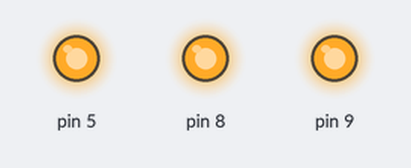
A program run on a simulated Arduino Uno, built with avr-gcc and run on an emulated ATmega328P. Shown: output pins drawn as LEDs (lit = HIGH).

Above: at 0.1 s.
Timing chart, 0 to 1.6 s (numbered marks = the images above):
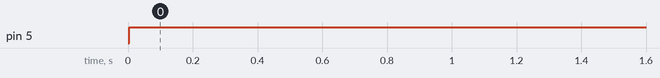

The program:

main.cpp
```cpp
#include <Arduino.h>
#include <avr_core.h>     // Includes all the definition of register port etc
#include <util/delay.h>    //includes delay functions delay_ms and delay_us
#include "mbed_shield.h"
#include "motor_control.h"
//#include <TimerOne.h>
//#include <avr/interrupt.h>


volatile int sec0, sec1, sec2 = 0;

//uncomment this line if using a Common Anode LED
//#define COMMON_ANODE

/*
ISR (TIMER0_COMPA_vect)  // timer0 output compare interrupt
{
  sec0++;
  TIFR0 |= (1<<OCF0A);  // clear interrupt flag

  if (sec0%1000 == 0)
  {
    sec0 = 0;
    GPIOToggle(RGB_BLUE);
    //Serial.println(TCNT0);
  }
}

ISR (TIMER1_COMPA_vect)
{
  GPIOToggle(RGB_BLUE);
  TIFR1 |= (1 << OCF1A);    // clear interrupt flag
}


ISR (TIMER1_CAPT_vect)
{
  GPIOToggle(RGB_BLUE);
  TIFR1 |= (1 << ICF1);    // clear interrupt flag
}

// TIMER1 overflow interrupt service routine
// called whenever TCNT1 overflows

ISR(TIMER1_OVF_vect)
{
    GPIOToggle(RGB_BLUE);
}
*/
/*
ISR (TIMER2_COMPA_vect)
{
  sec2++;
  if (sec2%1000 == 0)
  {
    sec2 = 0;
    GPIOToggle(RGB_RED);
  }

}
*/


void setup()
{
  Avr_SetPinGPIO(RGB_RED, ioPortOutput);
  Avr_SetPinGPIO(RGB_GREEN, ioPortOutput);
  Avr_SetPinGPIO(RGB_BLUE, ioPortOutput);

  // Joystick Initialization
  Avr_SetPinGPIO(JOY_UP, ioPortInputTS);
  Avr_SetPinGPIO(JOY_DOWN, ioPortInputTS);
  Avr_SetPinGPIO(JOY_LEFT, ioPortInputTS);
  Avr_SetPinGPIO(JOY_RIGHT, ioPortInputTS);
  Avr_SetPinGPIO(JOY_PUSH, ioPortInputTS);


  GPIOWrite(RGB_RED, 1);
  GPIOWrite(RGB_GREEN, 1);
  GPIOWrite(RGB_BLUE, 1);

  //Avr_SetTimer(Tim0, 0.001);
  //Avr_SetTimer(Tim1, 1);

  //Timer1.initialize(1000000); // set a timer of length 100000 microseconds (or 0.1 sec - or 10Hz => the led will blink 5 times, 5 cycles of on-and-off, per second)
  //Timer1.attachInterrupt( timerIsr ); // attach the service routine here

  //Avr_InitPWM(Tim0,0.001, 0);
  //Avr_SetPWM(Tim0, 0);
  //Avr_InitPWM(Tim1,0.001, 0.1);

  Init_Tim0_PWM_2CH();
  Set_Tim0_PWM_2CH(0, 255);
  //Serial.begin(9600);
}
float duty = 0.1;
int dir = 1;
void loop()
{
  /*
  if (dir)
  {
    duty = duty + 0.02;
  }
  else
  {
    duty = duty - 0.02;
  }

  Set_Tim0_PWM_2CH(0, duty);
  Avr_SetPWM(Tim1, duty);

  if (duty >= 0.3)
    dir = 0;
  else if (duty <=0)
    dir = 1;

  _delay_ms(500);
*/
  /*
  uint8_t joy_combination = readJoystick();

    switch(joy_combination)
    {
      case 0b1:
        GPIOWrite(RGB_RED, 0);
        break;
      case 0b10:
        GPIOWrite(RGB_BLUE, 0);
        break;
      case 0b100:
        GPIOWrite(RGB_GREEN, 0);
        break;
      case 0b1000:
        GPIOWrite(RGB_GREEN, 0);
        GPIOWrite(RGB_RED, 0);
        break;
      case 0b10000:
        GPIOWrite(RGB_BLUE, 0);
        GPIOWrite(RGB_RED, 0);
        break;
      default:
        GPIOWrite(RGB_RED, 1);
        GPIOWrite(RGB_GREEN, 1);
        GPIOWrite(RGB_BLUE, 1);
        break;
    }
    */


  /*
  setColor(0, 1, 0);  // green
  _delay_ms(1000);
  setColor(0, 0, 1);  // blue
  _delay_ms(1000);
  setColor(1, 1, 0);  // yellow
  _delay_ms(1000);
  setColor(0, 1, 1);  // aqua
  _delay_ms(1000);
  setColor(1, 1, 1);  // white
  _delay_ms(1000);
  setColor(0, 0, 0);  // off
  _delay_ms(1000);
 */
}
```

avr_core.cpp
```cpp
#include <avr_core.h>

// GPIO functions

bool Avr_SetPinGPIO(ePorts port, int bitnum, eIoPortModes mode)
{
  switch( (int)mode)
  {
    case (int)ioPortOutput:
      switch( port)
      {
        case GPIOA:
          //DDRA |= 1 << bitnum;        // set pin mode
          //PORTA &= (~(1 << bitnum));  // set output of port to 0
          break;
        case GPIOB:
          DDRB |= 1 << bitnum;        // set pin mode
          PORTB &= (~(1 << bitnum));  // set output of port to 0
          break;
        case GPIOC:
          DDRC |= 1 << bitnum;        // set pin mode
          PORTC &= (~(1 << bitnum));  // set output of port to 0
          break;
        case GPIOD:
          DDRD |= 1 << bitnum;        // set pin mode
          PORTD &= (~(1 << bitnum));  // set output of port to 0
          break;
        default:
          return false;               // Unknown port
      }
      break;
    case (int)ioPortInputPU:
      switch( port)
      {
        case GPIOB:
          DDRB &= ~(1 << bitnum);        // set pin mode to Input
          PORTB |= 1 << bitnum;       // enable pull up
          break;
        case GPIOC:
          DDRC &= ~(1 << bitnum);        // set pin mode to Input
          PORTC |= 1 << bitnum;       // enable pull up
          break;
        case GPIOD:
          DDRD &= ~(1 << bitnum);        // set pin mode to Input
          PORTD |= 1 << bitnum;       // enable pull up
          break;
        default:
          return false;               // Unknown port
      }
      break;
    case (int)ioPortInputTS:
      switch( port)
      {
        case GPIOB:
          DDRB &= ~(1 << bitnum);        // set pin mode to Input
          PORTB &= ~(1 << bitnum);       // make input TriStated
          break;
        case GPIOC:
          DDRC &= ~(1 << bitnum);        // set pin mode to Input
          PORTC &= ~(1 << bitnum);       // make input TriStated
          break;
        case GPIOD:
          DDRD &= ~(1 << bitnum);        // set pin mode to Input
          PORTD &= ~(1 << bitnum);       // make input TriStated
          break;
        default:
          return false;               // Unknown port
      }
      break;
    default:
      return false;                    // Unknown mode
  }
}

void GPIOToggle(ePorts port, int bitnum)
{
  switch( port)
  {
    case GPIOB:
      PORTB ^= (1 << bitnum);
      break;
    case GPIOC:
      PORTC ^= (1 << bitnum);
      break;
    case GPIOD:
      PORTD ^= (1 << bitnum);
      break;
  }
}

bool GPIORead(ePorts port, int bitnum)
{
  switch( port)
  {
    case GPIOA:
      //return (PINA & (1 << bitnum)) != 0;
      return 0;
      break;
    case GPIOB:
      return (PINB & (1 << bitnum)) != 0;
      break;
    case GPIOC:
      return (PINC & (1 << bitnum)) != 0;
      break;
    case GPIOD:
      return (PIND & (1 << bitnum)) != 0;
      break;
  }
}

void GPIOWrite(ePorts port, int bitnum, bool state)
{
  if(state)
  {
    switch( port)
    {
      case GPIOB:
        PORTB |= (1 << bitnum);
        break;
      case GPIOC:
        PORTC |= (1 << bitnum);
        break;
      case GPIOD:
        PORTD |= (1 << bitnum);
        break;
    }
  }
  else
  {
    switch( port)
    {
      case GPIOB:
        PORTB &= ~(1 << bitnum);
        break;
      case GPIOC:
        PORTC &= ~(1 << bitnum);
        break;
      case GPIOD:
        PORTD &= ~(1 << bitnum);
        break;
    }
  }

}

bool Avr_SetTimer(eTimers tim, float sec)
{
  int presc;
  switch(tim)
  {
    case(Tim0):   // 8bit timer
      TCCR0A |= (1 << WGM01); // Set the Timer Mode to CTC (Clear Timer on Compare)

      presc = 64;          // prescaler needs to be changed accorging to value in CS02 to CS00 registers
      OCR0A = ( (F_CPU/presc) * sec ) - 1; // Set the value that you want to count to

      TIMSK0 |= (1 << OCIE0A);    //Set the ISR COMPA vect

      TCCR0B |= (1 << CS01) | (1 << CS00);  // set prescaler to 64 and start the timer
      break;

    case(Tim1):   // (supposed to be 16bit timer) seems like it is 8 bit as well
      {

        // USE Timer 1 in MODE 4 - CLEAR TIMER on COMPARE - using OCR1A register
        TCCR1A = 0;                 // clear control register A
        TCCR1B |= (1 << WGM12);
        char oldSREG = SREG;
        cli();    // Disable interrupts for 16 bit register access
        presc = 1024;
        OCR1A =( (F_CPU*sec/presc) ) - 1; // Set the value that you want to count to
        SREG = oldSREG;

        TCCR1B &= ~(_BV(CS10) | _BV(CS11) | _BV(CS12));
        TCCR1B |= (1 << CS12) | (1 << CS10); // set prescaler to 1024 and start the timer

        TIMSK1 |= (1 << OCIE1A);   //Set interrupt on compare match

        /*
        // USE Timer 1 in MODE 8 - PHASE FREQUENCY Correct PWM
        TCCR1A = 0;                 // clear control register A
        TCCR1B |= (1 << WGM13);  // Mode 8, phase and frequency correct pwm, stop the timer
        presc = 1024;
        char oldSREG = SREG;
        cli();
        ICR1 =( (F_CPU/2000000) * 1000000*sec )/presc - 1; // Set the value that you want to count to
        SREG = oldSREG;

        TIMSK1 |= (1 << TOIE1);   //Set interrupt on Timer Overflow

        TCCR1B &= ~(_BV(CS10) | _BV(CS11) | _BV(CS12));
        TCCR1B |= (1 << CS12) | (1 << CS10); // set prescaler to 1024 and start the timer
        */

        /*
        // Use Timer 1 in MODE 12 - CLEAR TIMER on COMPARE using ICR1 register
        TCCR1A = 0;                 // clear control register A
        TCCR1B |= (1 << WGM13) | (1 << WGM12);

        char oldSREG = SREG;
        cli();
        presc = 1024;
        ICR1 =( (F_CPU*sec/presc) ) - 1; // Set the value that you want to count to
        SREG = oldSREG;

        TIMSK1 |= (1 << ICIE1);

        TCCR1B &= ~(_BV(CS10) | _BV(CS11) | _BV(CS12));
        TCCR1B |= (1 << CS12) | (1 << CS10); // set prescaler to 1024 and start the timer
        */
      }
      break;

    case(Tim2):   // 8bit timer
      TCCR2A |= (1 << WGM21); // Set the Timer Mode to CTC (Clear Timer on Compare)

      presc = 64;          // prescaler needs to be changed accorging to value in CS02 to CS00 registers
      OCR2A = ( (F_CPU/presc) * sec ) - 1; // Set the value that you want to count to

      TIMSK2 |= (1 << OCIE2A);    //Set the ISR COMPA vect

      TCCR2B |= (1 << CS22);  // set prescaler to 64 and start the timer
      break;

    default:
      return false;
      break;
  }

  sei();         //enable interrupts
  return true;
}

bool Avr_InitPWM(eTimers tim, float period, float duty )
{
  int presc = 1;
  switch(tim)
  {
    case(Tim0):   // 8bit timer
      // initialize timer0 in Fast PWM mode
      TCCR0A = 0;
      TCCR0A |= (1<<WGM01)|(1<<WGM00);
      TCCR0B &= ~(1<<WGM02);

      presc = 64;
      OCR0A = ( (F_CPU/presc) * period ) - 1; // Set the value that you want to count to;
      OCR0B = duty*OCR0A;

      TCCR0A |= (1<<COM0B1) | (1<<COM0B0); // inverting mode

      TCCR0B = 0;
      TCCR0B |=  (1 << CS01) | (1 << CS00);   //Start Timer0, with 64 prescaling

      break;

    case(Tim1):
      // initialize timer1 in Fast PWM mode, with TOP in ICR1
      TCCR1A = 0;
      TCCR1A |= (1<<WGM11);
      TCCR1B |= (1<<WGM13) | (1<<WGM12);

      presc = 1024;
      ICR1 = ( (F_CPU/presc) * period ) - 1; // Set the value that you want to count to;
      OCR1A = duty*ICR1;

      TCCR1A |= (1<<COM1A1) | (1<<COM1A0); // inverting mode

      //TCCR1B |=  (1 << CS10);   //Start Timer0, with NO prescaling
      TCCR1B &= ~(_BV(CS10) | _BV(CS11) | _BV(CS12));
      TCCR1B |= (1 << CS12) | (1 << CS10); // set prescaler to 1024 and start the timer

      break;
    }

    return true;
}

bool Avr_SetPWM(eTimers tim, float duty )
{
  switch(tim)
  {
    case(Tim0):
      OCR0B = duty*OCR0A;
      break;
    case(Tim1):
      OCR1A = duty*ICR1;
      break;
  }
  return true;
}
/*
void Duty( uint8_t percentage, uint16_t ICR1_value)
{
	//percentage =  (percentage > 100 ? 100 : (percentage < 0 ? 0 : percentage));
	uint16_t OCR = percentage; //(uint16_t)(((uint32_t)percentage * (uint32_t)ICR1_value)/100) ;    // Set pwm percent of pwm period

	OCR1AH = OCR >> 8;
	OCR1AL = OCR & 0xFF;
}

void FrequencyPWM(uint8_t frequency, uint8_t percentage)
{
  uint8_t divider = 1;
	uint16_t TOP = F_CPU/(divider*frequency) - 1;
	ICR1H = 0;
	ICR1L = 0xFF;
	Duty(percentage, TOP);
}
*/
```

avr_core.h
```cpp
#ifndef AVR_CORE_H
#define AVR_CORE_H

#include <avr/io.h>     // Includes all the definition of register port etc
#include <avr/interrupt.h>
#include <stdbool.h>

#ifndef F_CPU
  #define F_CPU 16000000UL      //Need to include it before <util/delay.h>
#endif                                       //Change 16000000 with your crystal freq. In my case its 16 MHz

typedef enum {
  GPIOA,
  GPIOB,
  GPIOC,
  GPIOD
} ePorts;

typedef enum {
  ioPortOutput,     // output
  ioPortInputPU,    // input pull-up
  ioPortInputTS     // input Tri-State
} eIoPortModes;

typedef enum {
  Tim0,
  Tim1,
  Tim2
} eTimers;


bool Avr_SetPinGPIO(ePorts port, int bitnum, eIoPortModes mode);
void GPIOToggle(ePorts port, int bitnum);
bool GPIORead(ePorts port, int bitnum);
void GPIOWrite(ePorts port, int bitnum, bool state);

bool Avr_SetTimer(eTimers tim, float sec);
bool Avr_InitPWM(eTimers tim, float period, float duty );
bool Avr_SetPWM(eTimers tim, float duty );


#endif //AVR_CORE_H
```

mbed_shield.cpp
```cpp
#include "mbed_shield.h"

uint8_t readJoystick()
{
  uint8_t up = 0;
  uint8_t down = 0;
  uint8_t left = 0;
  uint8_t right = 0;
  uint8_t pushed = 0;

  if (GPIORead(JOY_UP))
    up = 0b10000;
  if (GPIORead(JOY_DOWN))
    down = 0b01000;
  if (GPIORead(JOY_LEFT))
    left = 0b00100;
  if (GPIORead(JOY_RIGHT))
    right = 0b00010;
  if (GPIORead(JOY_PUSH))
    pushed = 0b00001;

  return up + down + left + right + pushed;
}
```

mbed_shield.h
```cpp
#ifndef MBED_SHIELD_H_
#define MBED_SHIELD_H_

#include "avr_core.h"

#define RGB_BLUE    GPIOB,0
#define RGB_GREEN   GPIOB,1
#define RGB_RED     GPIOD,5

#define JOY_UP      GPIOA,2
#define JOY_DOWN    GPIOA,3
#define JOY_LEFT    GPIOA,4
#define JOY_RIGHT   GPIOA,5
#define JOY_PUSH    GPIOD,4


uint8_t readJoystick();

#endif /* MBED_SHIELD_H_ */
```

motor_control.cpp
```cpp
#include"motor_control.h"

/*
  Initialize 8-bit counter for PWM generation
  Frequency of PWM is fixed at: 31 250 Hz
*/
void Init_Tim0_PWM_2CH()
{
  // initialize timer0 in Phase Correct PWM (mode 1)
  // with TOP counter value 255
  TCCR0A = 0;
  TCCR0B &= ~(1<<WGM02);
  TCCR0A |= (1<<WGM00);

  // Set Compare Output Modes for OC0A and OC0B PWM registers (pins)
  TCCR0A |= (1<<COM0A1); // non-inverting mode
  TCCR0A |= (1<<COM0B1); // non-inverting mode

  // Set inital duty cycle to 0
  OCR0A = 0;
  OCR0B = 0;

  // Set prescaler to 256 -> 16Mhz/256 = 62.5kHz
  // In Phase correct mode (counter counts up and than down)
  // It results in PWM frequency of 31 250 Hz
  // Non-zero value in TCCR0B_CS[] also starts the Timer 0
  TCCR0B = 0;
  TCCR0B |=  (1 << CS02);
}

/*
  Sets duty cycle value into the Output Compare Pins of Timer
  For Tim0 in 2Channel mode values are in range <0,255>
*/
void Set_Tim0_PWM_2CH(int dutyCh1, int dutyCh2)
{
  OCR0A = dutyCh1;
  OCR0B = dutyCh2;
}
```

motor_control.h
```cpp
#ifndef MOTOR_CONTROL_H
#define MOTOR_CONTROL_H

#include <avr_core.h>

void Init_Tim0_PWM_2CH();
void Set_Tim0_PWM_2CH(int dutyCh1, int dutyCh2);

#endif //MOTOR_CONTROL_H
```

Measured:
- by itself, pin 5: LOW → HIGH at 0.00 s
